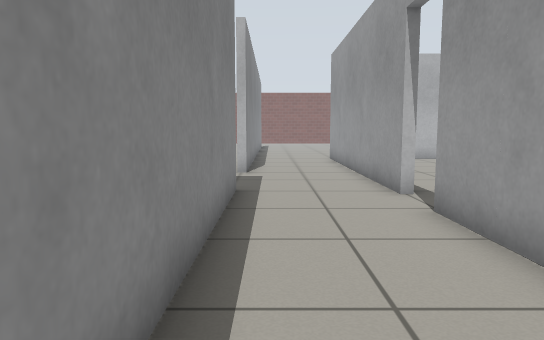
View 1 (above)

23 first-person views from a walk through a robot-simulator world made for Gazebo. The camera is 0.72 m above the floor, tilts 6° down and sees 70° across. The floor is counted in squares, 0.5 m on a side. Each view is taken from the middle of a square. On the plan, view 1 faces up. The plan holds only what a view shows up to about 16 squares ahead; the rest is blank. The place goes on beyond the plan. Simple patterns stand in for the simulator's built-in surfaces.

View 2
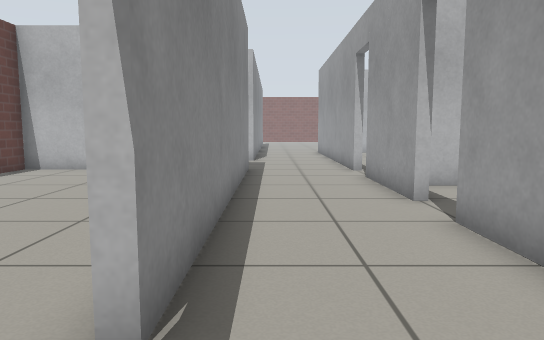

View 3
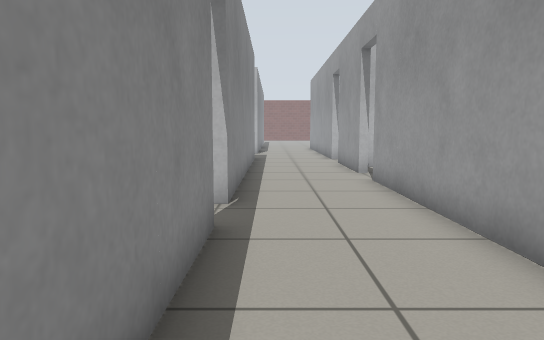

View 4
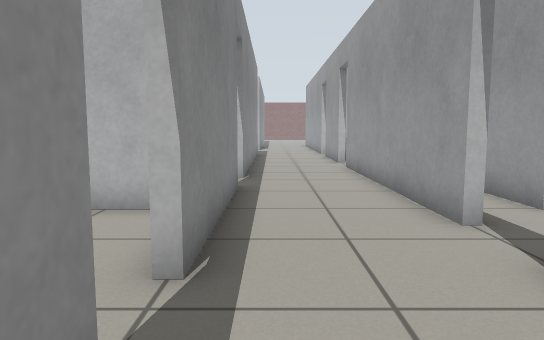

View 5
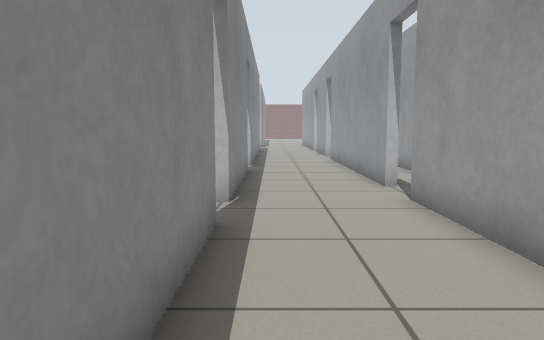

View 6
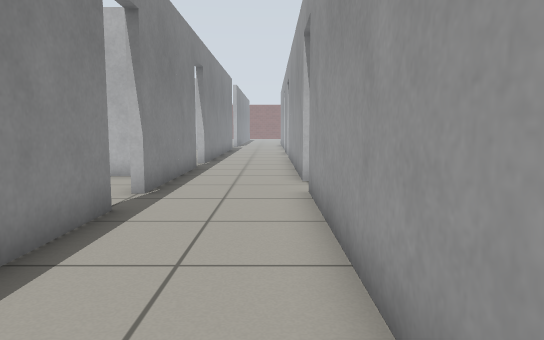

View 7
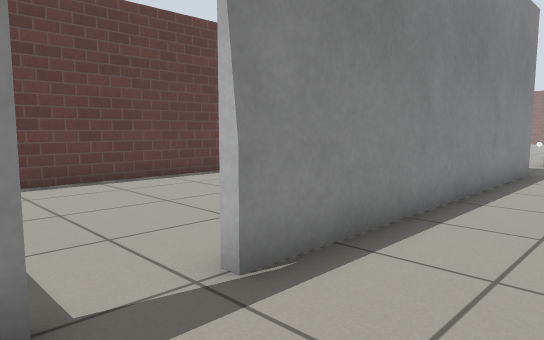

View 8
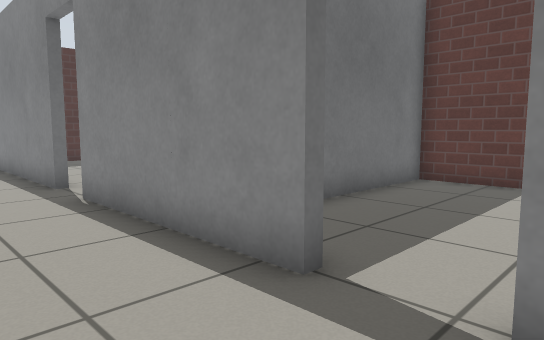

View 9
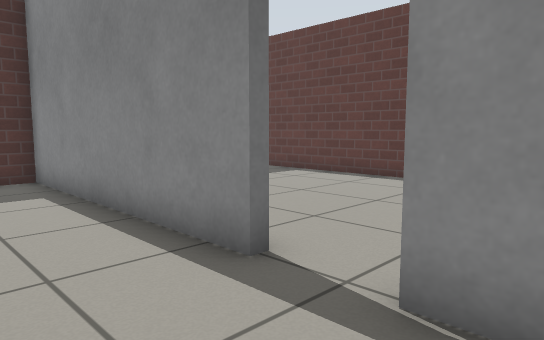

View 10
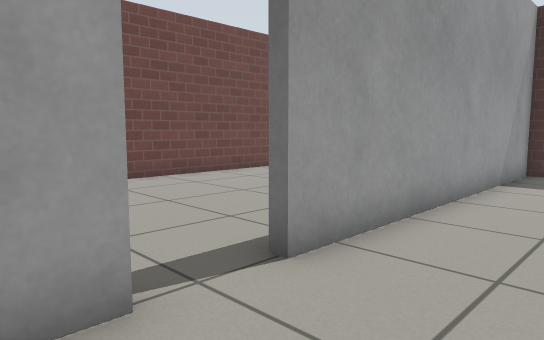

View 11
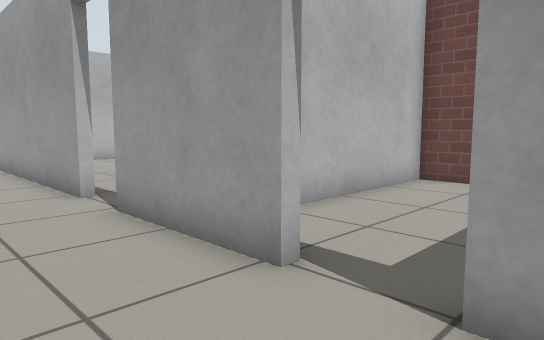

View 12
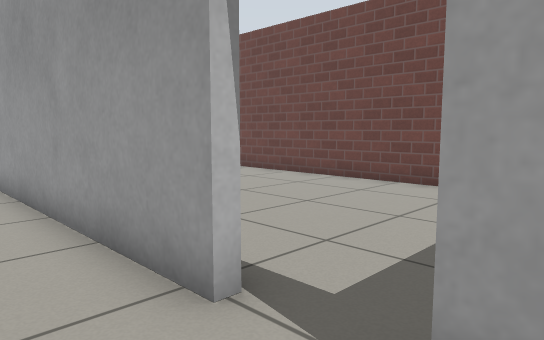

View 13
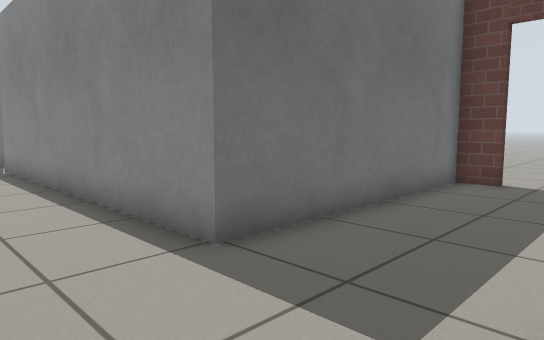

View 14
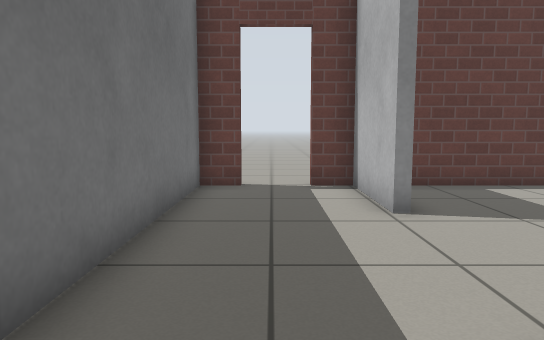

View 15
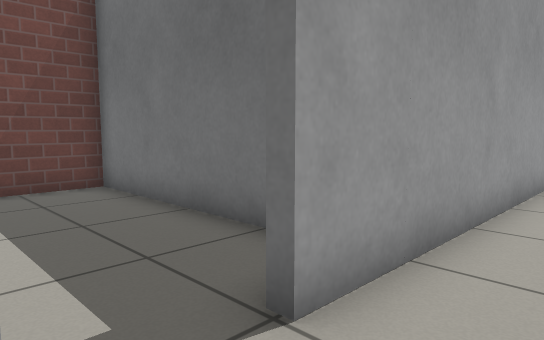

View 16
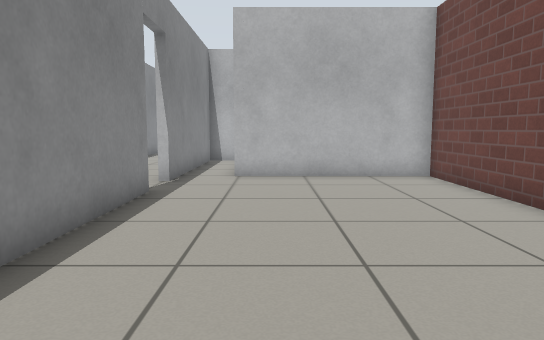

View 17
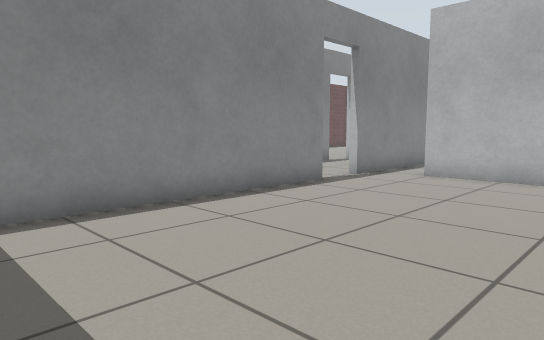

View 18
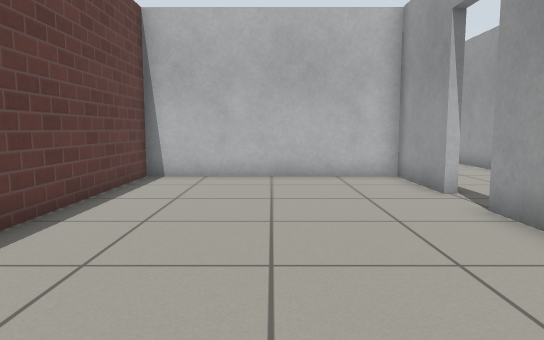

View 19
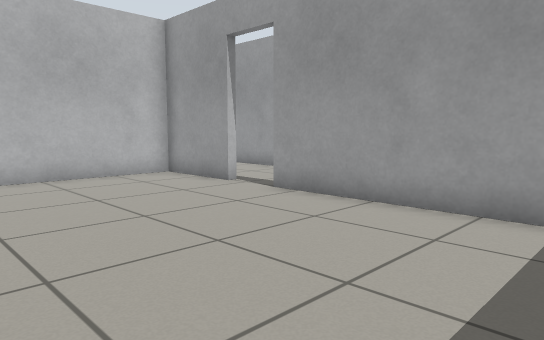

View 20
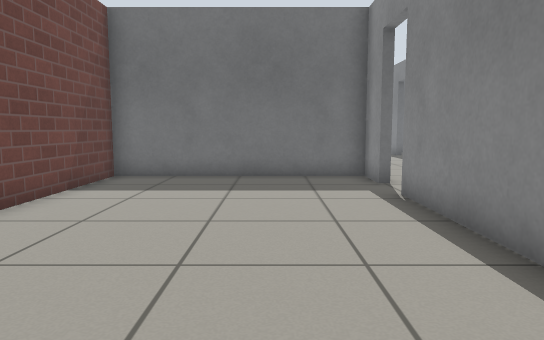

View 21
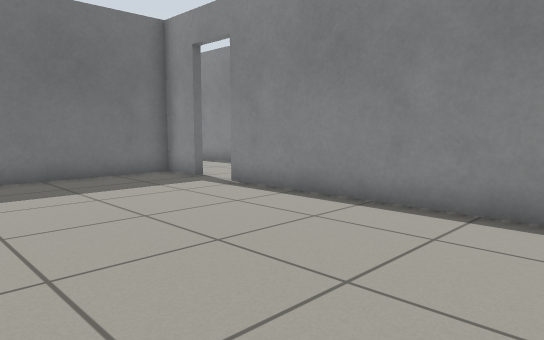

View 22
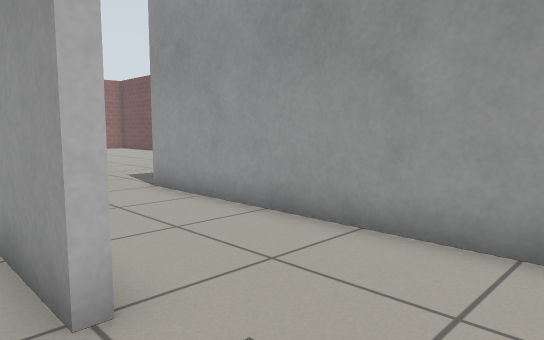

View 23
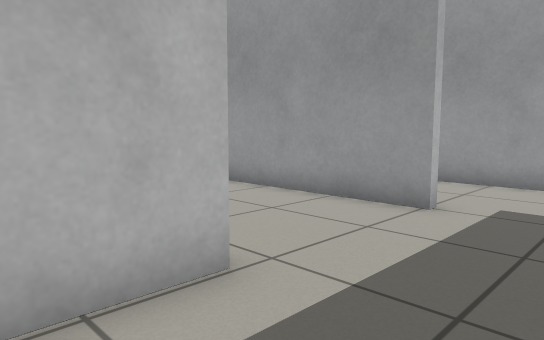

### Floor plan
Points are (right, up) in squares from view 1. A wall is a line through its corners. A room is listed if a view was taken in it or the views show most of it. See-through windows are left out.
Room 1 (views 1, 2, 3, 4, 5, 6, 7, 8, 9, 10, 11, 12, 13, 14, 15)
walls: (-0.8, -4.4) (-0.8, -10.4); (2.9, 2.7) (2.9, 6.7); (2.9, -8.3) (2.9, 0.9); (2.9, 8.5) (2.9, 17.5); (-0.8, 9.2) (-0.8, -2.6); (-0.8, -12.2) (-0.8, -19.5); (-0.8, 16.3) (-0.8, 12.8) (-1.1, 12.8); (2.9, -19.5) (2.9, -10.1)
ways out: open door at (3, -9.5) to room 2; open door at (-1, -11.5) to room 3; open door at (3, 7.5) to room 4; opening at (-1, 11) to room 5; open door at (-1, -3.5) to room 6; open door at (3, 1.5) to room 7
Room 2 (views 16, 17)
walls: (3.2, -10.1) (3.2, -17.9); (10.8, -17.8) (10.8, -7.2) (4.9, -7.2) (4.9, -3); (3.2, -2.7) (3.2, -8.3)
ways out: open door at (3, -9.5) to room 1
Room 3 (views 18, 19)
walls: (-1.1, -10.4) (-1.1, -7.2) (-8.8, -7.2) (-8.8, -19.5); (-1.1, -17.9) (-1.1, -12.2)
ways out: open door at (-1, -11.5) to room 1
Room 4 (views 20, 21)
walls: (3.2, 15.9) (3.2, 8.5); (3.2, 6.7) (3.2, 5.2) (10.8, 5.2) (10.8, 17.5)
ways out: open door at (3, 7.5) to room 1
Room 5 (views 22, 23)
walls: (-5.5, 13.5) (-5.5, 13.1) (-8.8, 13.1) (-8.8, 12); (-8.8, 10.2) (-8.8, 9.2) (-0.8, 9.2)
ways out: opening at (-1, 11) to room 1; opening at (-3.5, 13); open door at (-9, 11.5)
Room 6 (no view inside)
walls: (-8.8, 3.4) (-8.8, -2.8); (-8.8, -4.2) (-8.8, -6.8) (-4.3, -6.8); (-6.6, 8.8) (-8.8, 8.8) (-8.8, 7.5)
ways out: open door at (-1, -3.5) to room 1
Room 7 (no view inside)
walls: (4.9, -0.9) (10.8, -0.9) (10.8, 1.4); (10.8, 3.4) (10.8, 4.8) (3.6, 4.8)
ways out: open door at (3, 1.5) to room 1

Positions as (right, up) in squares from view 1, and headings:
1: (0, 0), facing up
2: (0, -5), facing up
3: (0, -10), facing up
4: (0, -14), facing up
5: (0, -18), facing up
6: (2, -19), facing up
7: (2, -5), facing up-left
8: (2, -2), facing down-left
9: (2, -9), facing down-left
10: (0, -7), facing down-right
11: (0, 0), facing up-right
12: (1, 6), facing up-right
13: (2, 13), facing down-left
14: (1, 11), facing left
15: (1, 3), facing down-right
16: (6, -19), facing up
17: (10, -19), facing up-left
18: (-5, -19), facing up
19: (-8, -19), facing up-right
20: (6, 17), facing down
21: (10, 17), facing down-left
22: (-2, 10), facing up-right
23: (-8, 10), facing up-right
